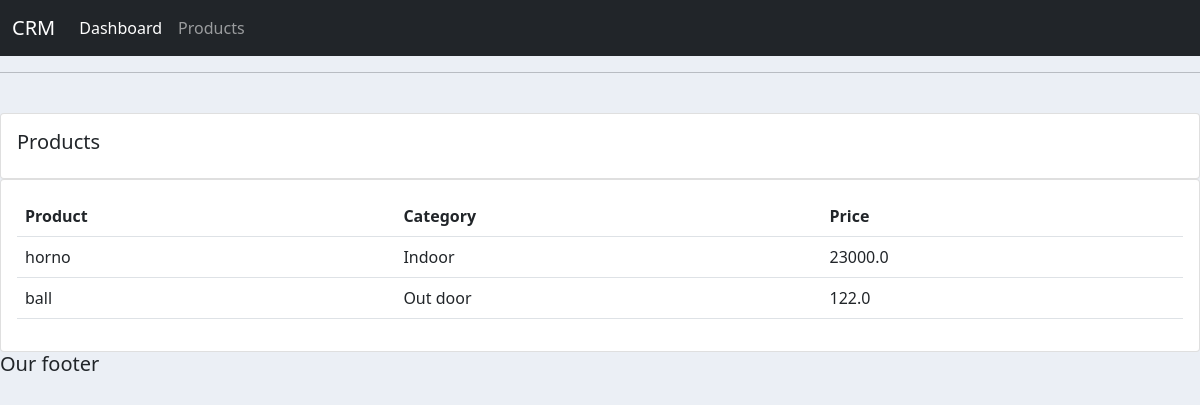
Screenshot of /products/ with the database file from the repository.
### accounts/models.py (models this page shows, shortened)
class Product(models.Model):
    CATEGORY = (
        ('Indoor', 'Indoor'),
        ('Out door', 'Out door'),
    )
    name = models.CharField(max_length=200, null=True)
    price = models.FloatField(null=True)
    category = models.CharField(max_length=200, null=True, choices=CATEGORY)
    description = models.CharField(max_length=200, null=True, blank=True)
    date_created = models.DateTimeField(auto_now_add=True, null=True)
    tags = models.ManyToManyField(Tag)

### accounts/views.py (the view)
# urls.py: path('products/', views.products, name="products"),
def products(request):
    products=Product.objects.all()
    return render(request, 'accounts/products.html',{'products':products})

### accounts/templates/accounts/products.html
{% extends 'accounts/main.html' %}
{% block content %}
<br>
<div class="row">
    <div class="col-md">
        <div class="card card-body">
            <h5>Products</h5>
        </div>
        <div class="card card-body">
            <table class="table">
                <tr>
                    <th>Product</th>
                    <th>Category</th>
                    <th>Price</th>
                </tr>
                {% for i in products %}
                <tr>
                    <td>{{i.name}}</td>
                    <td>{{i.category}}</td>
                    <td>{{i.price}}</td>
                </tr>
                {% endfor %}
            </table>
        </div>
    </div>
</div>
{% endblock %}

### static/css/main.css (style rules this page uses)
body { background-color: #ebeff5; }

### rows the page displays
Product: name "horno", category "Indoor", price "23000.0"
Product: name "ball", category "Out door", price "122.0"
